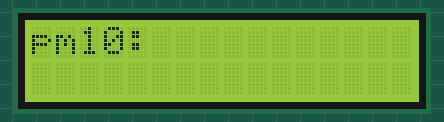
A sketch run on a simulated ESP8266 (NodeMCU). Shown: 16×2 character LCD. WiFi joins after 1.5 s; servers stay silent unless stated; uploads are accepted with an empty reply; what the sketch prints to the serial monitor is not drawn.

Above: at 2.0 s.

The sketch:

temperaturelcd.ino
```cpp
#include <LiquidCrystal_I2C.h>
#include <ESP8266WiFi.h>
#include <ESP8266HTTPClient.h>
#include <WiFiClient.h>

const char *ssid = "DIT_FREE_WiFi"; //사용할 와이파이 ssid
const char *password = "";          // 와이파이 비밀번호

LiquidCrystal_I2C lcd(0x27, 16,2);
String url = "https://apis.data.go.kr/B552584/ArpltnInforInqireSvc/getCtprvnRltmMesureDnsty?serviceKey=JE4gVDiISk0d4wiqXL3gyVE3aL5fbHWt4G%2BwmQhzuw0c2a%2Fc3%2BaG2u0E4Hm8dPOhv3%2FQO1pTwzrw%2BO%2Btiwt5KA%3D%3D&returnType=xml&numOfRows=100&pageNo=1&sidoName=%EC%84%9C%EC%9A%B8&ver=1.0";


void setup() {
  Serial.begin(115200); //시리얼 통신 115200로 시작하기
  WiFi.begin(ssid, password);   // 와이파이 연결하기

  while(WiFi.status() != WL_CONNECTED) {  //와이파이 연결이 성공할 때까지
    Serial.print(".");  //. 표시 출력
    delay(500);         // 딜레이
  }
  Serial.println("WiFi connected"); //와이파이 연결 성공하면 연결 성공 메시지
  Serial.print("IP : ");Serial.print(WiFi.localIP());   //와이파이 ip 주소 출력하기
  lcd.init();
  lcd.backlight();
}

void loop() {
  if(WiFi.status() == WL_CONNECTED) {
    WiFiClientSecure client;  // 와이파이 클라이언트 객체 생성
    client.setInsecure();
    client.connect(url, 443);

    HTTPClient http;    //http 클라이언트 객체 생성
    http.begin(client, url);  //http 요청하려고 url 설정

    int httpCode = http.GET();  //http get 요청 보내기

    if(httpCode>0) {
      String result = http.getString(); //http 내용을 문자열로 바꿔 받기
      Serial.println(result);

      int pm10_1 = result.indexOf("<pm10Value>");
      int pm10_2 = result.indexOf("</pm10Value>");
      String pm10 = "<pm10Value>";

      String content = result.substring(pm10_1 + pm10.length(), pm10_2);
      Serial.print(content);

      lcd.setCursor(0,0);
      lcd.print("pm10: ");
      lcd.setCursor(7,0);
      lcd.print(content);
    }
    http.end();
  }
  delay(6000);
}
```
